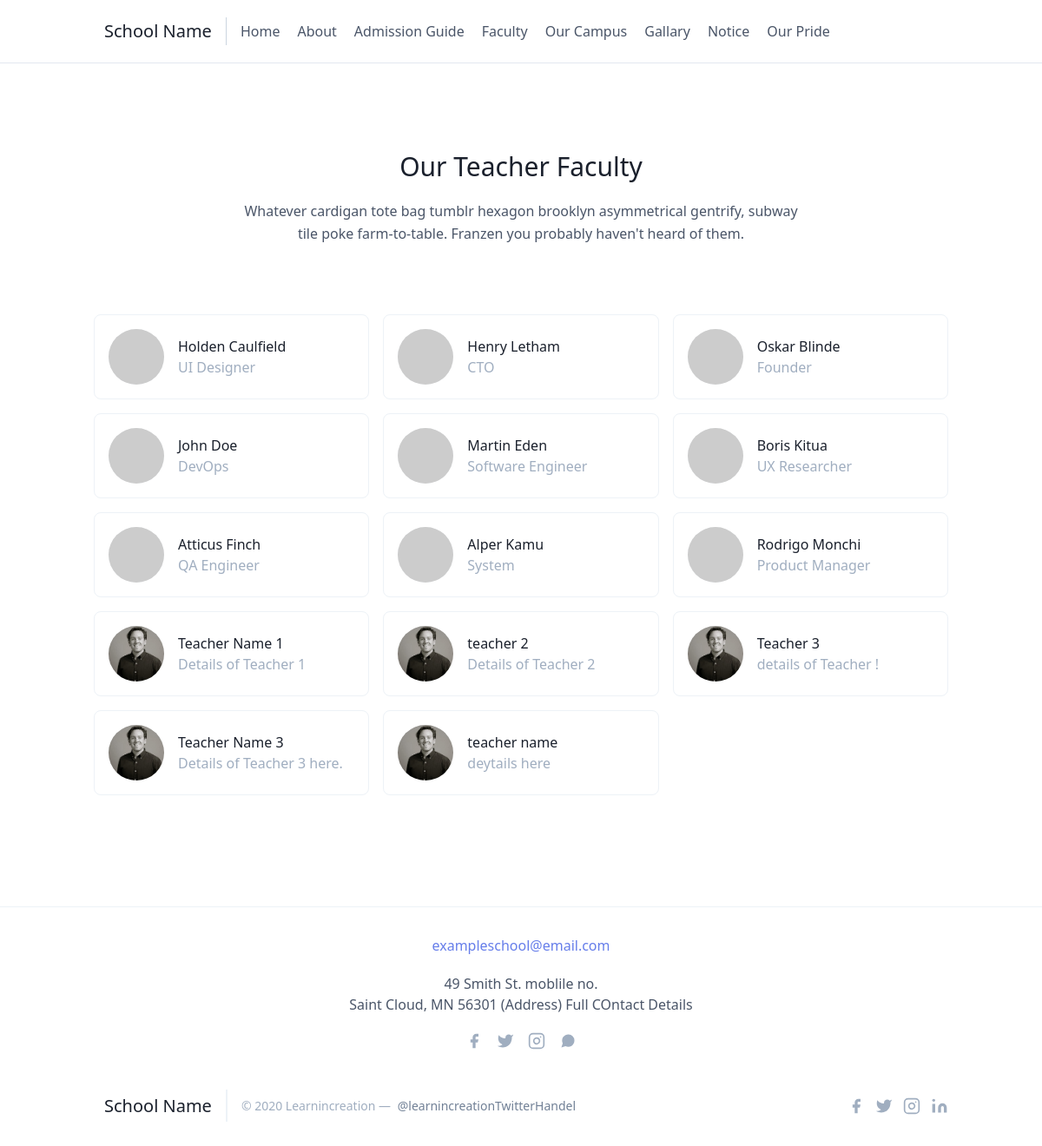
The app's page /faculty/ with its own data.
### info/models.py (models this page shows, shortened)
class Teacher(models.Model):
    name = models.CharField(max_length=100)
    detail = models.TextField(null = True , blank = True)
    img = models.ImageField(null = True, blank = True)
    qualification = models.CharField(max_length=200)
    salary = models.FloatField()
    age = models.IntegerField()
    phonenumber = models.IntegerField() #without country code
    aadaharid = models.IntegerField()
    date = models.DateTimeField(auto_now_add = True)
    @property
    def imageURL(self):
        try :
            url = self.img.url
        except:
        	url = ''
        return url

### info/views.py (the view)
# urls.py: path('faculty/', views.faculty, name='faculty'),
def faculty(request):
    teacher = Teacher.objects.all()
    context = {'teacher':teacher}
    return render(request, 'info/faculty.html',context)

### info/templates/info/faculty.html
{% extends 'info/base.html' %}
{% load static %}
{% block content %}
<section class="text-gray-700 body-font">
  <div class="container px-5 py-24 mx-auto">
    <div class="flex flex-col text-center w-full mb-20">
      <h1 class="sm:text-3xl text-2xl font-medium title-font mb-4 text-gray-900">Our Teacher Faculty</h1>
      <p class="lg:w-2/3 mx-auto leading-relaxed text-base">Whatever cardigan tote bag tumblr hexagon brooklyn asymmetrical gentrify, subway tile poke farm-to-table. Franzen you probably haven't heard of them.</p>
    </div>
    <div class="flex flex-wrap -m-2">
      <div class="p-2 lg:w-1/3 md:w-1/2 w-full">
        <div class="h-full flex items-center border-gray-200 border p-4 rounded-lg">
          <img alt="team" class="w-16 h-16 bg-gray-100 object-cover object-center flex-shrink-0 rounded-full mr-4" src="https://dummyimage.com/80x80">
          <div class="flex-grow">
            <h2 class="text-gray-900 title-font font-medium">Holden Caulfield</h2>
            <p class="text-gray-500">UI Designer</p>
          </div>
        </div>
      </div>
      <div class="p-2 lg:w-1/3 md:w-1/2 w-full">
        <div class="h-full flex items-center border-gray-200 border p-4 rounded-lg">
          <img alt="team" class="w-16 h-16 bg-gray-100 object-cover object-center flex-shrink-0 rounded-full mr-4" src="https://dummyimage.com/84x84">
          <div class="flex-grow">
            <h2 class="text-gray-900 title-font font-medium">Henry Letham</h2>
            <p class="text-gray-500">CTO</p>
          </div>
        </div>
      </div>
      <div class="p-2 lg:w-1/3 md:w-1/2 w-full">
        <div class="h-full flex items-center border-gray-200 border p-4 rounded-lg">
          <img alt="team" class="w-16 h-16 bg-gray-100 object-cover object-center flex-shrink-0 rounded-full mr-4" src="https://dummyimage.com/88x88">
          <div class="flex-grow">
            <h2 class="text-gray-900 title-font font-medium">Oskar Blinde</h2>
            <p class="text-gray-500">Founder</p>
          </div>
        </div>
      </div>
      <div class="p-2 lg:w-1/3 md:w-1/2 w-full">
        <div class="h-full flex items-center border-gray-200 border p-4 rounded-lg">
          <img alt="team" class="w-16 h-16 bg-gray-100 object-cover object-center flex-shrink-0 rounded-full mr-4" src="https://dummyimage.com/90x90">
          <div class="flex-grow">
            <h2 class="text-gray-900 title-font font-medium">John Doe</h2>
            <p class="text-gray-500">DevOps</p>
          </div>
        </div>
      </div>
      <div class="p-2 lg:w-1/3 md:w-1/2 w-full">
        <div class="h-full flex items-center border-gray-200 border p-4 rounded-lg">
          <img alt="team" class="w-16 h-16 bg-gray-100 object-cover object-center flex-shrink-0 rounded-full mr-4" src="https://dummyimage.com/94x94">
          <div class="flex-grow">
            <h2 class="text-gray-900 title-font font-medium">Martin Eden</h2>
            <p class="text-gray-500">Software Engineer</p>
          </div>
        </div>
      </div>
      <div class="p-2 lg:w-1/3 md:w-1/2 w-full">
        <div class="h-full flex items-center border-gray-200 border p-4 rounded-lg">
          <img alt="team" class="w-16 h-16 bg-gray-100 object-cover object-center flex-shrink-0 rounded-full mr-4" src="https://dummyimage.com/98x98">
          <div class="flex-grow">
            <h2 class="text-gray-900 title-font font-medium">Boris Kitua</h2>
            <p class="text-gray-500">UX Researcher</p>
          </div>
        </div>
      </div>
      <div class="p-2 lg:w-1/3 md:w-1/2 w-full">
        <div class="h-full flex items-center border-gray-200 border p-4 rounded-lg">
          <img alt="team" class="w-16 h-16 bg-gray-100 object-cover object-center flex-shrink-0 rounded-full mr-4" src="https://dummyimage.com/100x90">
          <div class="flex-grow">
            <h2 class="text-gray-900 title-font font-medium">Atticus Finch</h2>
            <p class="text-gray-500">QA Engineer</p>
          </div>
        </div>
      </div>
      <div class="p-2 lg:w-1/3 md:w-1/2 w-full">
        <div class="h-full flex items-center border-gray-200 border p-4 rounded-lg">
          <img alt="team" class="w-16 h-16 bg-gray-100 object-cover object-center flex-shrink-0 rounded-full mr-4" src="https://dummyimage.com/104x94">
          <div class="flex-grow">
            <h2 class="text-gray-900 title-font font-medium">Alper Kamu</h2>
            <p class="text-gray-500">System</p>
          </div>
        </div>
      </div>
      <div class="p-2 lg:w-1/3 md:w-1/2 w-full">
        <div class="h-full flex items-center border-gray-200 border p-4 rounded-lg">
          <img alt="team" class="w-16 h-16 bg-gray-100 object-cover object-center flex-shrink-0 rounded-full mr-4" src="https://dummyimage.com/108x98">
          <div class="flex-grow">
            <h2 class="text-gray-900 title-font font-medium">Rodrigo Monchi</h2>
            <p class="text-gray-500">Product Manager</p>
          </div>
        </div>
      </div>
      {% for teacher in teacher %}
      <div class="p-2 lg:w-1/3 md:w-1/2 w-full">
        <div class="h-full flex items-center border-gray-200 border p-4 rounded-lg">
          <img alt="team" class="w-16 h-16 bg-gray-100 object-cover object-center flex-shrink-0 rounded-full mr-4" src="{{ teacher.imageURL }}">
          <div class="flex-grow">
            <h2 class="text-gray-900 title-font font-medium">{{ teacher.name}}</h2>
            <p class="text-gray-500">{{ teacher.detail }}</p>
          </div>
        </div>
      </div>
      {% endfor %}
    </div>
  </div>
</section>
{% endblock content %}

### info/templates/info/base.html (shortened to what this page needs)
<!DOCTYPE html>
{% load static %}
<html>
<head>
	<link href="https://unpkg.com/tailwindcss@^1.0/dist/tailwind.min.css" rel="stylesheet">
</head>
<body>
<header class="text-gray-700 body-font">
  <div class="container mx-auto flex flex-wrap p-5 flex-col md:flex-row items-center">
    <a href="{% url 'home' %}" class="flex title-font font-medium items-center text-gray-900 mb-4 md:mb-0">
      <span class="ml-3 text-xl">School Name </span>
    </a>
    <nav class="md:mr-auto md:ml-4 md:py-1 md:pl-4 md:border-l md:border-gray-400	flex flex-wrap items-center text-base justify-center">
      <a class="mr-5 hover:text-gray-900" href="{% url 'home'%}">Home </a>
      <a class="mr-5 hover:text-gray-900" href="{% url 'about'%}">About</a>
      <a class="mr-5 hover:text-gray-900" href="{% url 'admission'%}">Admission Guide </a>
      <a class="mr-5 hover:text-gray-900" href="{% url 'faculty'%}">Faculty</a>
      <a class="mr-5 hover:text-gray-900" href="{% url 'campus'%}">Our Campus </a>
      <a class="mr-5 hover:text-gray-900" href="{% url 'gallary'%}">Gallary</a>
			<a class="mr-5 hover:text-gray-900" href="{% url 'notice'%}">Notice</a>
			<a class="mr-5 hover:text-gray-900" href="{% url 'pride'%}">Our Pride</a>
    </nav>
  </div>
</header>
<hr>
{% block content %}
{% endblock content %}
<footer class="text-gray-700 body-font">
	<div class="p-2 w-full pt-8 mt-8 border-t border-gray-200 text-center">
		<a class="text-indigo-500">exampleschool@email.com</a>
		<p class="leading-normal my-5">49 Smith St. moblile no.
			<br>Saint Cloud, MN 56301 (Address) Full COntact Details
		</p>
		<span class="inline-flex">
			<a class="text-gray-500">
				<svg fill="currentColor" stroke-linecap="round" stroke-linejoin="round" stroke-width="2" class="w-5 h-5" viewBox="0 0 24 24">
					<path d="M18 2h-3a5 5 0 00-5 5v3H7v4h3v8h4v-8h3l1-4h-4V7a1 1 0 011-1h3z"></path>
				</svg>
			</a>
			<a class="ml-4 text-gray-500">
				<svg fill="currentColor" stroke-linecap="round" stroke-linejoin="round" stroke-width="2" class="w-5 h-5" viewBox="0 0 24 24">
					<path d="M23 3a10.9 10.9 0 01-3.14 1.53 4.48 4.48 0 00-7.86 3v1A10.66 10.66 0 013 4s-4 9 5 13a11.64 11.64 0 01-7 2c9 5 20 0 20-11.5a4.5 4.5 0 00-.08-.83A7.72 7.72 0 0023 3z"></path>
				</svg>
			</a>
			<a class="ml-4 text-gray-500">
				<svg fill="none" stroke="currentColor" stroke-linecap="round" stroke-linejoin="round" stroke-width="2" class="w-5 h-5" viewBox="0 0 24 24">
					<rect width="20" height="20" x="2" y="2" rx="5" ry="5"></rect>
					<path d="M16 11.37A4 4 0 1112.63 8 4 4 0 0116 11.37zm1.5-4.87h.01"></path>
				</svg>
			</a>
			<a class="ml-4 text-gray-500">
			</a>
		</span>
	</div>
  <div class="container px-5 py-8 mx-auto flex items-center sm:flex-row flex-col">
    <a href="{% url 'home'%} " class="flex title-font font-medium items-center md:justify-start justify-center text-gray-900">
      <span class="ml-3 text-xl">School Name </span>
    </a>
    <p class="text-sm text-gray-500 sm:ml-4 sm:pl-4 sm:border-l-2 sm:border-gray-200 sm:py-2 sm:mt-0 mt-4">© 2020 Learnincreation —
      <a href="https://twitter.com/knyttneve" class="text-gray-600 ml-1" rel="noopener noreferrer" target="_blank">@learnincreationTwitterHandel</a>
    </p>
    <span class="inline-flex sm:ml-auto sm:mt-0 mt-4 justify-center sm:justify-start">
      <a class="text-gray-500">
        <svg fill="currentColor" stroke-linecap="round" stroke-linejoin="round" stroke-width="2" class="w-5 h-5" viewBox="0 0 24 24">
          <path d="M18 2h-3a5 5 0 00-5 5v3H7v4h3v8h4v-8h3l1-4h-4V7a1 1 0 011-1h3z"></path>
        </svg>
      </a>
      <a class="ml-3 text-gray-500">
        <svg fill="currentColor" stroke-linecap="round" stroke-linejoin="round" stroke-width="2" class="w-5 h-5" viewBox="0 0 24 24">
          <path d="M23 3a10.9 10.9 0 01-3.14 1.53 4.48 4.48 0 00-7.86 3v1A10.66 10.66 0 013 4s-4 9 5 13a11.64 11.64 0 01-7 2c9 5 20 0 20-11.5a4.5 4.5 0 00-.08-.83A7.72 7.72 0 0023 3z"></path>
        </svg>
      </a>
      <a class="ml-3 text-gray-500">
        <svg fill="none" stroke="currentColor" stroke-linecap="round" stroke-linejoin="round" stroke-width="2" class="w-5 h-5" viewBox="0 0 24 24">
          <rect width="20" height="20" x="2" y="2" rx="5" ry="5"></rect>
          <path d="M16 11.37A4 4 0 1112.63 8 4 4 0 0116 11.37zm1.5-4.87h.01"></path>
        </svg>
      </a>
      <a class="ml-3 text-gray-500">
        <svg fill="currentColor" stroke="currentColor" stroke-linecap="round" stroke-linejoin="round" stroke-width="0" class="w-5 h-5" viewBox="0 0 24 24">
          <path stroke="none" d="M16 8a6 6 0 016 6v7h-4v-7a2 2 0 00-2-2 2 2 0 00-2 2v7h-4v-7a6 6 0 016-6zM2 9h4v12H2z"></path>
          <circle cx="4" cy="4" r="2" stroke="none"></circle>
        </svg>
      </a>
    </span>
  </div>
</footer>
</body>
</html>

### records on screen
Teacher: imageURL (picture), name "Teacher Name 1", detail "Details of Teacher 1"
Teacher: imageURL (picture), name "teacher 2", detail "Details of Teacher 2"
Teacher: imageURL (picture), name "Teacher 3", detail "details of Teacher !"
Teacher: imageURL (picture), name "Teacher Name 3", detail "Details of Teacher 3 here."
Teacher: imageURL (picture), name "teacher name", detail "deytails here"
